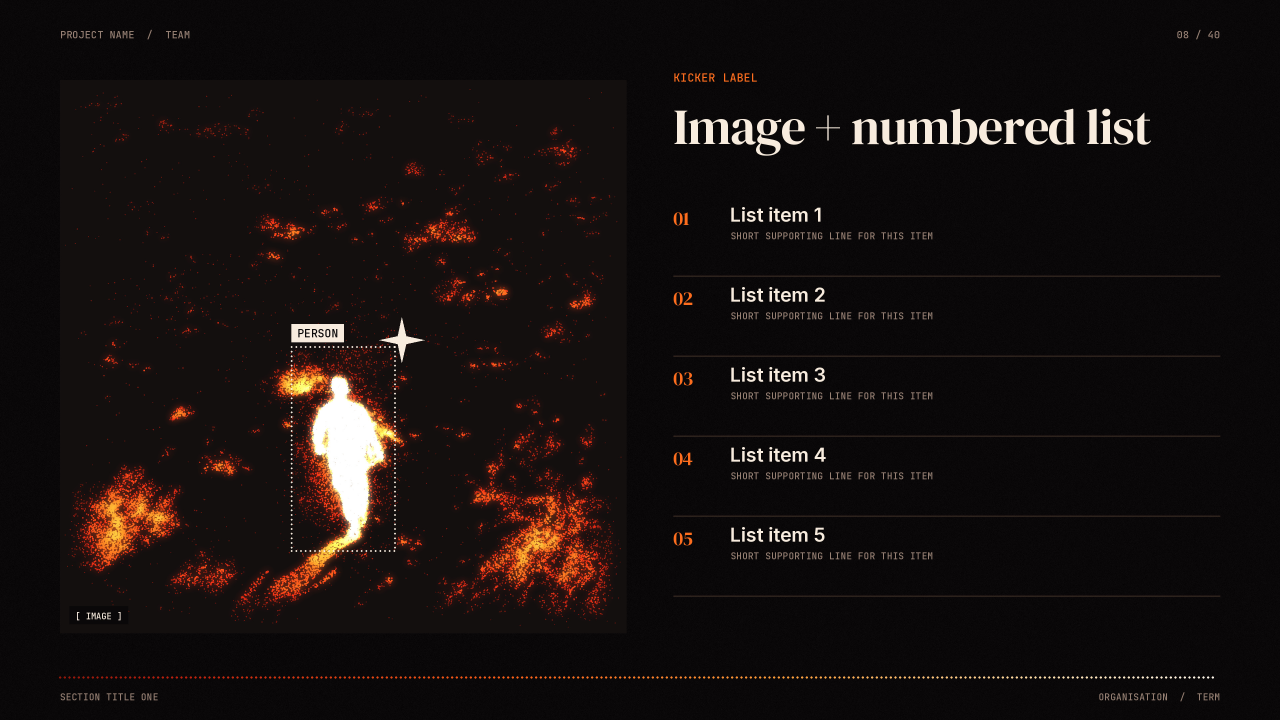
#> input picture Present/ember_stipple_40/08_image_numbered_list.jpg, 3840 x 2160 px (shown at 1/3 size)
$ python -i art.py   (imports and definitions only)
#> lines starting #> are read from the running program, lines starting #| are printed output that depends on the picture; after the words box and inside, x2 and y2 are one past the last pixel; in counts of white or black regions, pixels touching at a corner belong together
"""Image treatments. Every style turns the paper's own frames (UAV tiles, pseudo-thermal, person boxes,
confidence traces) into its medium: film burn, pixel mosaic, spray paint, stipple, halftone, collage."""
import json
import math
from functools import lru_cache
from pathlib import Path

import numpy as np
from PIL import Image, ImageDraw, ImageFilter, ImageOps

ASSETS = Path(__file__).resolve().parent.parent / "assets"

# ====================================================================== colour ramps
RAMPS = {
    "fire":   [(0, (13, 10, 9)), (.22, (70, 8, 5)), (.42, (190, 34, 14)), (.6, (250, 96, 24)),
               (.76, (255, 160, 60)), (.9, (255, 222, 168)), (1, (255, 247, 236))],
    "rose":   [(0, (13, 10, 9)), (.25, (80, 10, 30)), (.45, (196, 36, 70)), (.65, (240, 96, 96)),
               (.82, (250, 170, 150)), (1, (255, 240, 230))],
    "amber":  [(0, (13, 10, 9)), (.3, (110, 30, 6)), (.55, (240, 120, 20)), (.75, (255, 190, 60)),
               (.9, (255, 232, 150)), (1, (255, 250, 230))],
    "rainbow": [(0, (255, 40, 110)), (.2, (255, 120, 20)), (.4, (255, 210, 0)), (.6, (30, 200, 120)),
                (.8, (20, 120, 255)), (1, (120, 50, 220))],
    "blue":    [(0, (175, 230, 255)), (.4, (40, 170, 245)), (.75, (20, 90, 230)), (1, (12, 30, 120))],
    "pink":    [(0, (255, 215, 232)), (.45, (255, 110, 170)), (.8, (240, 20, 120)), (1, (170, 0, 90))],
    "violet":  [(0, (255, 30, 70)), (.5, (200, 20, 140)), (1, (70, 30, 200))],
    "teal":    [(0, (190, 250, 235)), (.5, (20, 200, 190)), (1, (10, 80, 140))],
    "sunset":  [(0, (255, 225, 90)), (.4, (255, 120, 40)), (.75, (230, 40, 90)), (1, (90, 30, 140))],
}


# [8 lines left out: function lut, not called in this run]


def apply_lut(I, name):
    return lut(name)[(np.clip(I, 0, 1) * 255).astype(np.uint8)]


# ====================================================================== the paper's material
@lru_cache(None)
def index():
    return json.loads((ASSETS / "index.json").read_text())


@lru_cache(None)
def strips():
    return json.loads((ASSETS / "strips.json").read_text())


@lru_cache(None)
def traces():
    return json.loads((ASSETS / "traces.json").read_text())


# [25 lines left out: functions _pool, pick, not called in this run]


@lru_cache(64)
def load(fid, kind="rgb"):
    return Image.open(ASSETS / "frames" / f"{fid}_{kind}.jpg").convert("RGB")


# [16 lines left out: function fit, not called in this run]


def lum(im):
    return np.asarray(im.convert("L"), np.float32) / 255


def stretch(a, lo=2, hi=98, gamma=1.0):
    l, h = np.percentile(a, lo), np.percentile(a, hi)
    return np.clip((a - l) / (h - l + 1e-6), 0, 1) ** gamma


# [11 lines left out: function heat, not called in this run]


# ====================================================================== film burn (55)
def _noise(rng, gh, gw, cells=(5, 8)):
    n = rng.random(cells).astype(np.float32)
    return np.asarray(Image.fromarray(n, "F").resize((gw, gh), Image.BICUBIC))


def smooth(a, b, x):
    t = np.clip((x - a) / (b - a + 1e-9), 0, 1)
    return t * t * (3 - 2 * t)


# [47 lines left out: functions fade_w, intensity, not called in this run]


def leak_field(w, h, seed, style=None, fade=None):
    I = intensity(max(4, w // 8), max(4, h // 8), seed, style, fade)
    return np.asarray(Image.fromarray(I.astype(np.float32), "F").resize((w, h), Image.BICUBIC))


# [216 lines left out: functions grain, dust, tex_burn, burn_photo, pixelate, cells_to_image and 9 more, not called in this run]


def spray_line(layer, pts, color, width=18, seed=0, drips=False):
    return spray(layer, lambda d: d.line(pts, fill=255, width=int(width), joint="curve"), color, width, seed, drips)


def spray_text(layer, xy, text, font, color, seed=0, drips=True, width=None):
    width = width or font.size * 0.12
    return spray(layer, lambda d: d.text(xy, text, font=font, fill=255), color, width, seed, drips, 0.8)


# [72 lines left out: functions bezier, arrow_head, spray_arrow, concrete, paper, not called in this run]


def torn_mask(w, h, seed=0, amp=10, step=14):
    rng = np.random.default_rng(seed)
    pts = []

    def edge(p0, p1):
        n = max(2, int(math.hypot(p1[0] - p0[0], p1[1] - p0[1]) / step))
        nx, ny = (p1[1] - p0[1]), -(p1[0] - p0[0])
        L = math.hypot(nx, ny) or 1
        nx, ny = nx / L, ny / L
        off = 0
        for i in range(n):
            t = i / n
            off = np.clip(off + rng.normal(0, amp * 0.45), -amp, amp)
            pts.append((p0[0] + (p1[0] - p0[0]) * t + nx * (off - amp), p0[1] + (p1[1] - p0[1]) * t + ny * (off - amp)))
    edge((0, 0), (w, 0))
    edge((w, 0), (w, h))
    edge((w, h), (0, h))
    edge((0, h), (0, 0))
    m = Image.new("L", (w, h), 0)
    ImageDraw.Draw(m).polygon(pts, fill=255)
    return m


def print_card(im, seed=0, border=0, border_col=(250, 248, 242), torn=True, angle=0.0, shadow=True,
               shadow_col=(0, 0, 0), shadow_a=90):
    """Turn a picture into a pasted print: optional white border, torn edges, tilt and soft shadow (RGBA)."""
    if border:
        b = Image.new("RGB", (im.width + 2 * border, im.height + 2 * border), border_col)
        b.paste(im, (border, border))
        im = b
    w, h = im.size
    m = torn_mask(w, h, seed, amp=max(4, w / 160)) if torn else Image.new("L", (w, h), 255)
    rgba = im.convert("RGBA")
    rgba.putalpha(m)
    if angle:
        rgba = rgba.rotate(angle, Image.BICUBIC, expand=True)
    if not shadow:
        return rgba
    pad = int(min(w, h) * 0.05) + 6
    out = Image.new("RGBA", (rgba.width + 2 * pad, rgba.height + 2 * pad), (0, 0, 0, 0))
    sh = Image.new("RGBA", rgba.size, (*shadow_col, 0))
    sh.putalpha(rgba.getchannel("A").point(lambda v: v * shadow_a // 255))
    out.alpha_composite(sh.filter(ImageFilter.GaussianBlur(pad * 0.45)), (int(pad * 1.25), int(pad * 1.5)))
    out.alpha_composite(rgba, (pad, pad))
    return out


# [76 lines left out: functions tape, scribble_ellipse, marker_arrow, brush_stroke, concentric, drone and 1 more, not called in this run]

>>> from PIL import Image
>>> picture = Image.open('../ember_stipple_40/08_image_numbered_list.jpg')
#> picture is the input picture: PIL image 3840x2160 RGB; mean R, G, B 22.8, 16.2, 15.1
>>> result = print_card(picture)
#> in torn_mask, `ImageDraw.Draw(m).polygon(pts, fill=255)`:
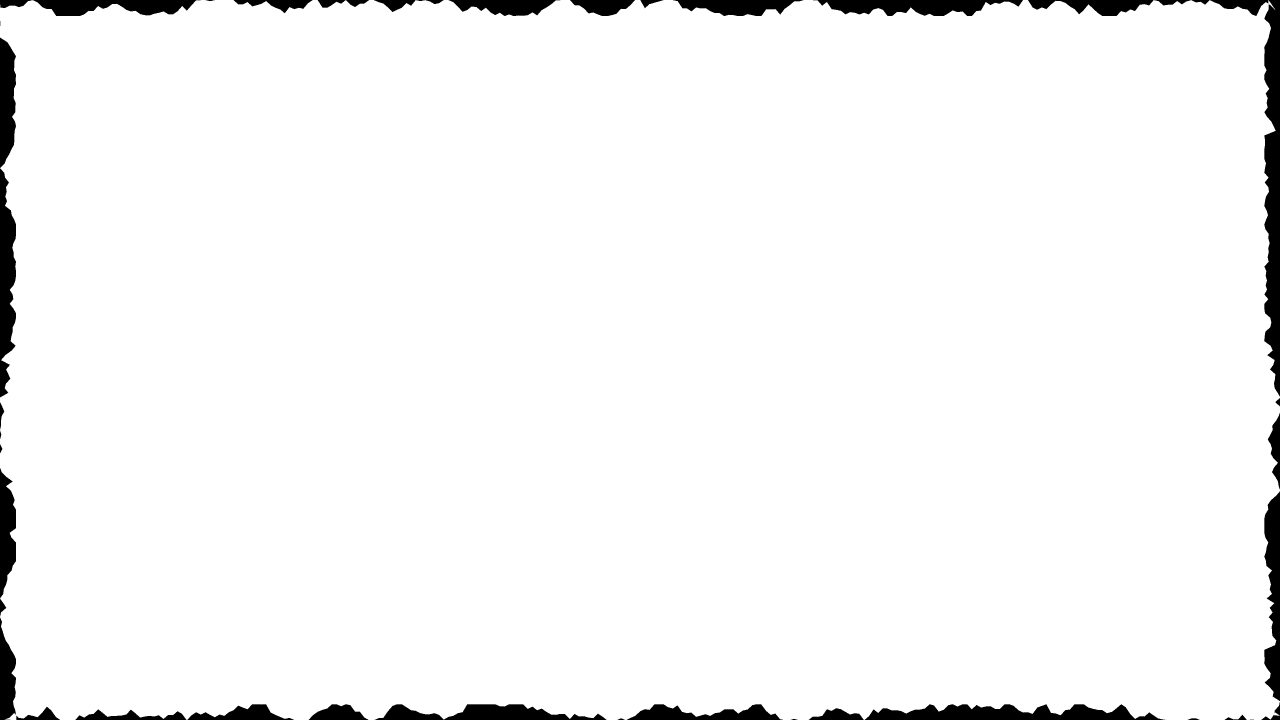
#> m: PIL image 3840x2160 L (shown at 1/3 size); 96.3% white; 45 black regions (2 under 20 px), largest, box (x1, y1, x2, y2) and area: (3793, 0, 3840, 1190) 43953, (2594, 2113, 3496, 2160) 27814, (0, 505, 48, 1192) 22509
#> in print_card, `rgba.putalpha(m)`:
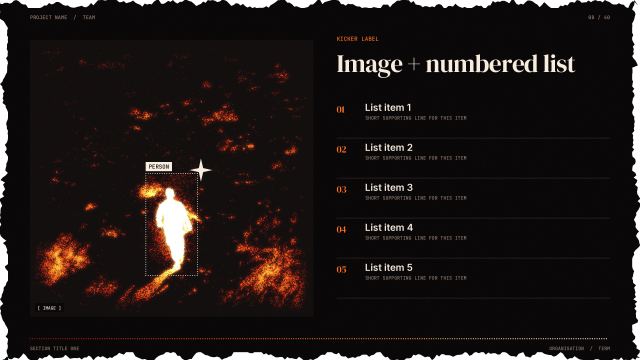
#> rgba: PIL image 3840x2160 RGBA (shown at 1/6 size); mean R, G, B, A 22.8, 16.2, 15.1, 245.7; transparent parts drawn white
#> in print_card, `sh.putalpha(rgba.getchannel("A").point(lambda v: v * shadow_a // 255))`:
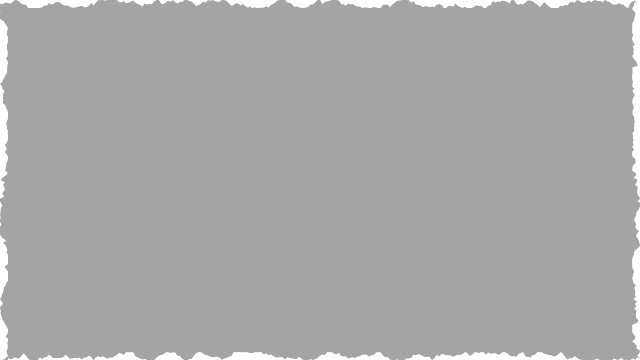
#> sh: PIL image 3840x2160 RGBA (shown at 1/6 size); mean R, G, B, A 0, 0, 0, 86.7; transparent parts drawn white
#> in print_card, `out.alpha_composite(sh.filter(ImageFilter.GaussianBlur(pad * 0.45)), (..`:
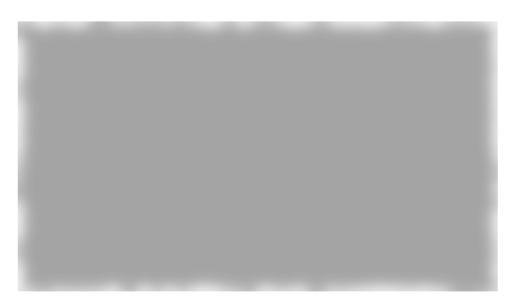
#> out: PIL image 4068x2388 RGBA (shown at 1/8 size); mean R, G, B, A 0, 0, 0, 73.3; transparent parts drawn white
#> in print_card, `out.alpha_composite(rgba, (pad, pad))`:
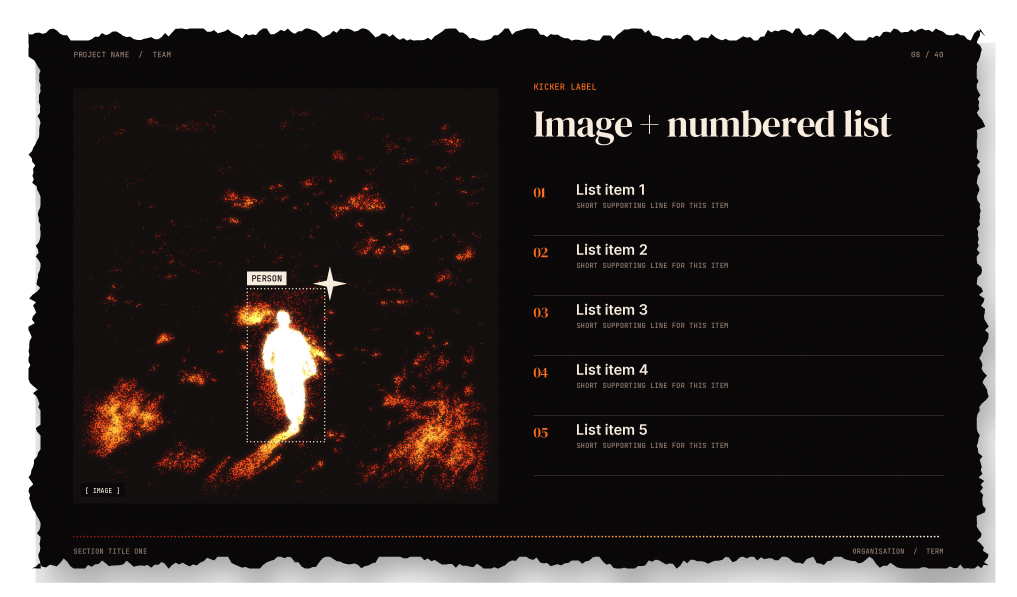
#> out: PIL image 4068x2388 RGBA (shown at 1/4 size); mean R, G, B, A 19.2, 13.6, 12.6, 212.3; transparent parts drawn white

$ run again, on Present/ember_stipple_40/02_agenda.jpg
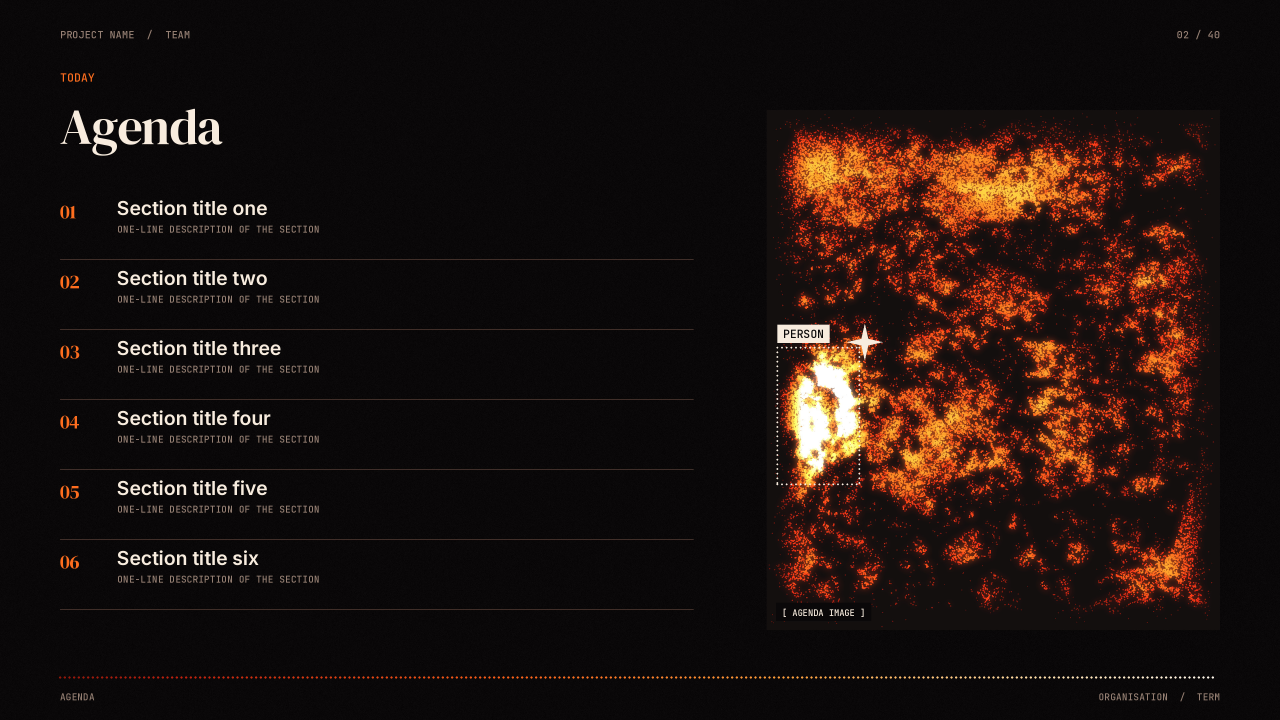
#> input picture Present/ember_stipple_40/02_agenda.jpg, 3840 x 2160 px (shown at 1/3 size)
#> picture is the input picture: PIL image 3840x2160 RGB; mean R, G, B 30.4, 18, 14.5
#> in print_card, `rgba.putalpha(m)`:
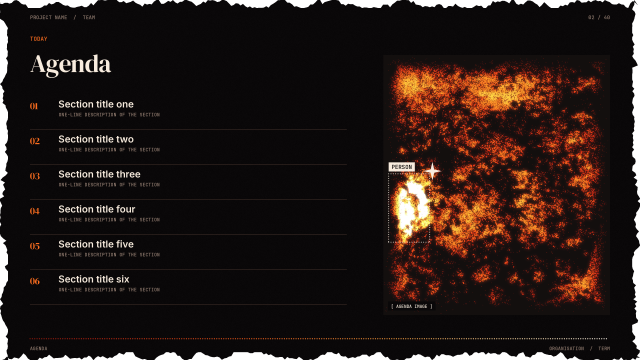
#> rgba: PIL image 3840x2160 RGBA (shown at 1/6 size); mean R, G, B, A 30.4, 18, 14.5, 245.7; transparent parts drawn white
#> in print_card, `out.alpha_composite(rgba, (pad, pad))`:
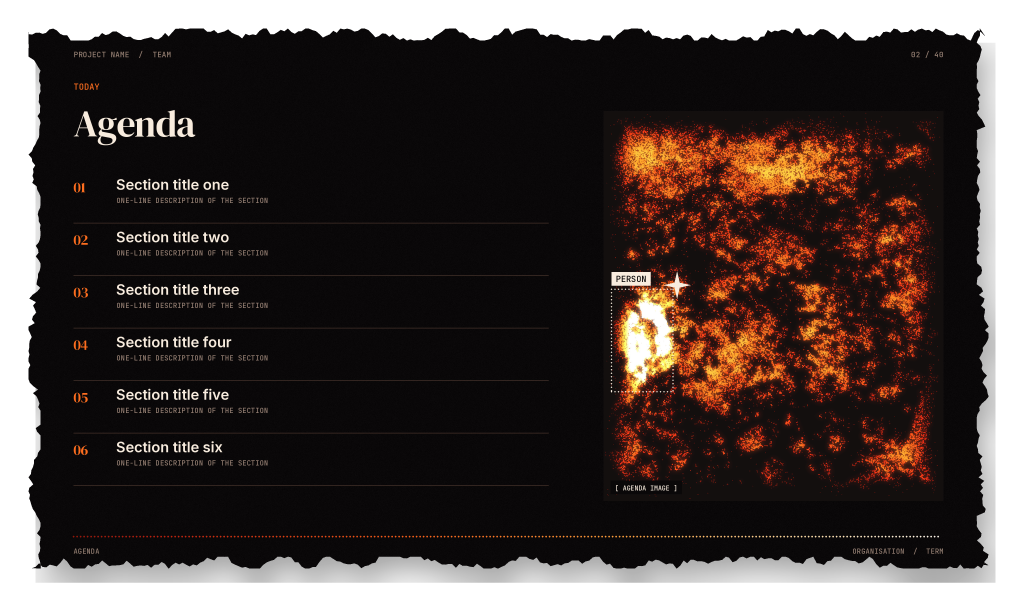
#> out: PIL image 4068x2388 RGBA (shown at 1/4 size); mean R, G, B, A 25.6, 15.1, 12.1, 212.3; transparent parts drawn white

$ run again, on Present/ember_stipple_40/03_section_01.jpg
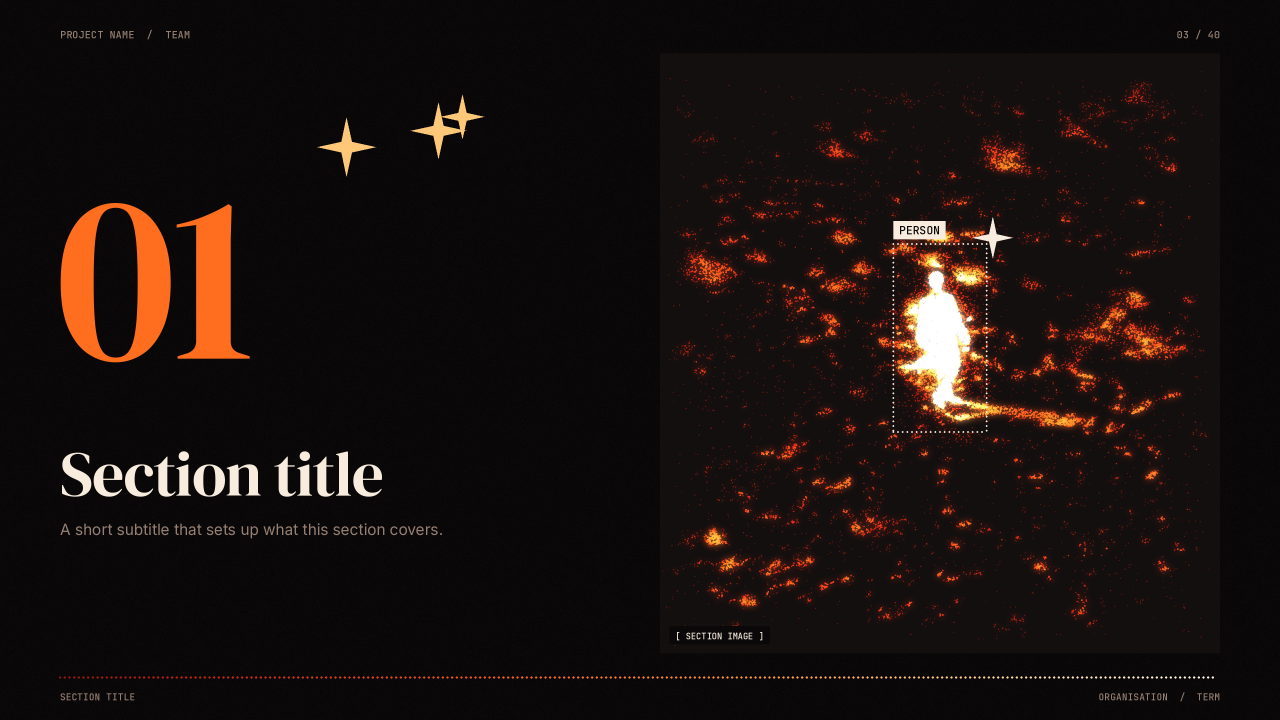
#> input picture Present/ember_stipple_40/03_section_01.jpg, 3840 x 2160 px (shown at 1/3 size)
#> picture is the input picture: PIL image 3840x2160 RGB; mean R, G, B 25.3, 16.8, 14.5
#> in print_card, `rgba.putalpha(m)`:
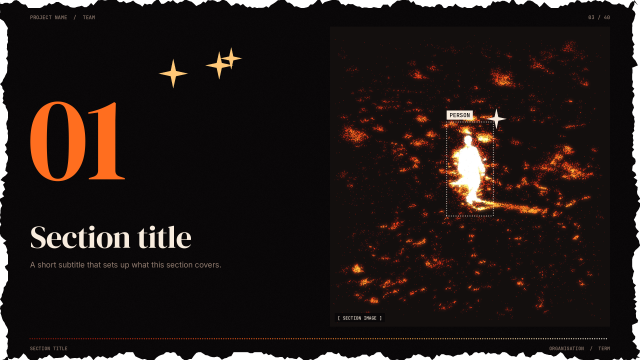
#> rgba: PIL image 3840x2160 RGBA (shown at 1/6 size); mean R, G, B, A 25.3, 16.8, 14.5, 245.7; transparent parts drawn white
#> in print_card, `out.alpha_composite(rgba, (pad, pad))`:
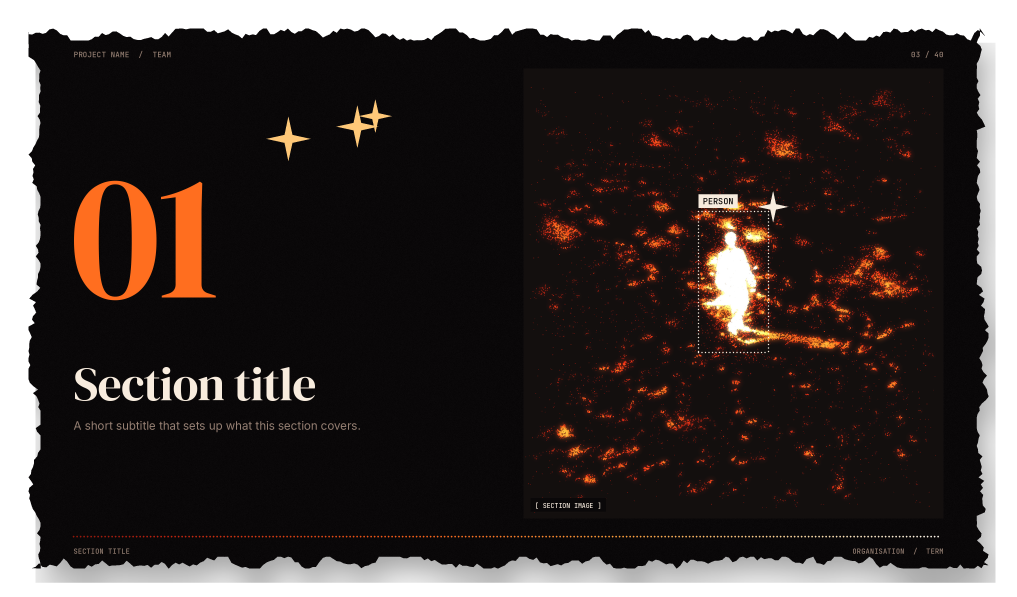
#> out: PIL image 4068x2388 RGBA (shown at 1/4 size); mean R, G, B, A 21.3, 14.1, 12.1, 212.3; transparent parts drawn white
